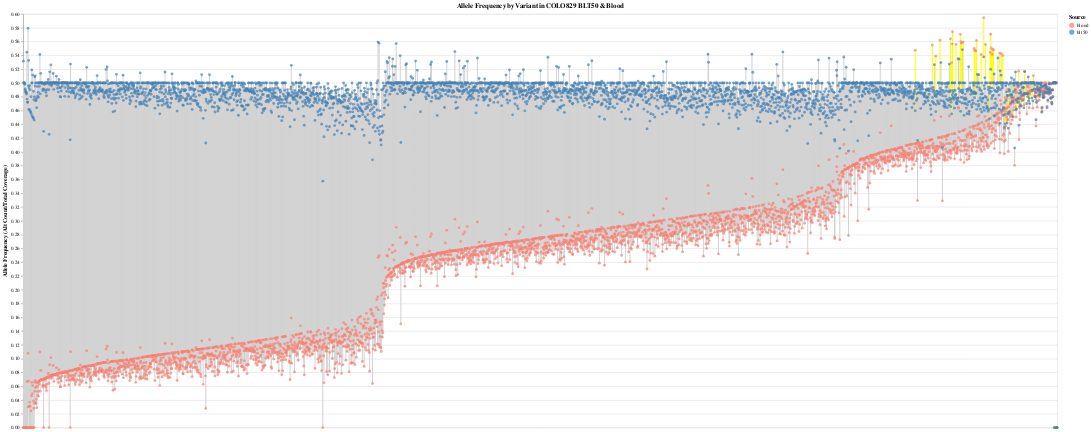

The notebook cell saved with this chart:
### Code cell
chrom = 'chr9'
filtered = combined[combined['variant_id'].str.startswith(chrom)]  # Filter for AF > 0.05

pivot = combined.pivot(index='variant_id', columns='source', values='AF').reset_index()
pivot['blood_greater_blt50'] = pivot['blood'] > pivot['blt50']
pivot['diff_magnitude'] = (pivot['blt50'] - pivot['blood']).abs()

#combined_flagged = combined.merge(pivot[['variant_id', 'blood_greater_blt50']], on='variant_id')
combined_flagged = combined.merge(
    pivot[['variant_id', 'blood_greater_blt50', 'diff_magnitude']],
    on='variant_id'
)
# Rank the variants by diff magnitude
pivot_sorted = pivot.sort_values(by='diff_magnitude', ascending=False).reset_index(drop=True)
pivot_sorted['x_order'] = pivot_sorted.index

# Merge x_order back into combined
combined_flagged = combined_flagged.merge(
    pivot_sorted[['variant_id', 'x_order']],
    on='variant_id'
)



line_chart = alt.Chart(combined_flagged).mark_line().encode(
    x=alt.X('x_order:O', title='Variant ID (sorted by difference)', axis=None),
    y=alt.Y('AF:Q', title='Allele Frequency (Alt Count/Total Coverage)'),
    detail='variant_id:N',
    color=alt.condition(
        alt.datum.blood_greater_blt50,
        alt.value('yellow'),  # Highlight lines where blood > blt50
        alt.value('lightgray')     # Default line color
))

# Overlay the original points
points = alt.Chart(combined_flagged).mark_point(filled=True).encode(
    x=alt.X('x_order:O', title='Variant ID (sorted by difference)', axis=None),
    y=alt.Y('AF:Q', title='Allele Frequency (Alt Count/Total Coverage)'),
    color=alt.Color('source:N', scale=alt.Scale(domain=['blood', 'blt50'], range=['salmon', 'steelblue']), legend=alt.Legend(title='Source')),
    tooltip=['variant_id', 'AF', 'source']
).properties(
    width=3600,
    height=800, 
    title='Allele Frequency by Variant in COLO829 BLT50 & Blood'
)

combined_chart = line_chart + points
combined_chart

### Figure 1 — Vega-Lite specification as saved in the notebook (floating-point values rounded to 4 significant figures; data arrays with more than 128 entries replaced by an {"elided": "..."} marker saying what was removed)
{"config": {"view": {"continuousWidth": 300, "continuousHeight": 300}}, "layer": [{"mark": {"type": "line"}, "encoding": {"color": {"condition": {"test": "datum.blood_greater_blt50", "value": "yellow"}, "value": "lightgray"}, "detail": {"field": "variant_id", "type": "nominal"}, "x": {"axis": null, "field": "x_order", "title": "Variant ID (sorted by difference)", "type": "ordinal"}, "y": {"field": "AF", "title": "Allele Frequency (Alt Count/Total Coverage)", "type": "quantitative"}}}, {"mark": {"type": "point", "filled": true}, "encoding": {"color": {"field": "source", "legend": {"title": "Source"}, "scale": {"domain": ["blood", "blt50"], "range": ["salmon", "steelblue"]}, "type": "nominal"}, "tooltip": [{"field": "variant_id", "type": "nominal"}, {"field": "AF", "type": "quantitative"}, {"field": "source", "type": "nominal"}], "x": {"axis": null, "field": "x_order", "title": "Variant ID (sorted by difference)", "type": "ordinal"}, "y": {"field": "AF", "title": "Allele Frequency (Alt Count/Total Coverage)", "type": "quantitative"}}, "title": "Allele Frequency by Variant in COLO829 BLT50 & Blood"}], "data": {"name": "data-613b31df2f097fd46ba74ac07e692ba6"}, "height": 800, "width": 3600, "$schema": "https://vega.github.io/schema/vega-lite/v5.20.1.json", "datasets": {"data-613b31df2f097fd46ba74ac07e692ba6": {"elided": "7156 records"}}}
